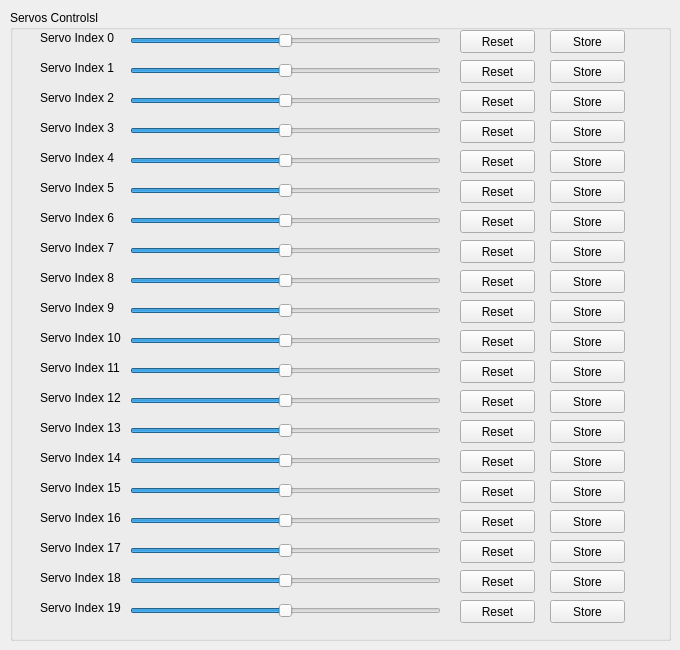
    <widget class="QWidget" name="tab_3">
     <attribute name="title">
      <string>Servos</string>
     </attribute>
     <widget class="QGroupBox" name="groupBox_5">
      <property name="geometry">
       <rect>
        <x>10</x>
        <y>10</y>
        <width>661</width>
        <height>631</height>
       </rect>
      </property>
      <property name="title">
       <string>Servos Controlsl</string>
      </property>
      <widget class="QLabel" name="label_17">
       <property name="geometry">
        <rect>
         <x>30</x>
         <y>260</y>
         <width>81</width>
         <height>16</height>
        </rect>
       </property>
       <property name="text">
        <string>Servo Index 8</string>
       </property>
      </widget>
      <widget class="QLabel" name="label_15">
       <property name="geometry">
        <rect>
         <x>30</x>
         <y>200</y>
         <width>81</width>
         <height>16</height>
        </rect>
       </property>
       <property name="text">
        <string>Servo Index 6</string>
       </property>
      </widget>
      <widget class="QLabel" name="label_28">
       <property name="geometry">
        <rect>
         <x>30</x>
         <y>590</y>
         <width>81</width>
         <height>16</height>
        </rect>
       </property>
       <property name="text">
        <string>Servo Index 19</string>
       </property>
      </widget>
      <widget class="QLabel" name="label_24">
       <property name="geometry">
        <rect>
         <x>30</x>
         <y>470</y>
         <width>81</width>
         <height>16</height>
        </rect>
       </property>
       <property name="text">
        <string>Servo Index 15</string>
       </property>
      </widget>
      <widget class="QLabel" name="label_27">
       <property name="geometry">
        <rect>
         <x>30</x>
         <y>560</y>
         <width>81</width>
         <height>16</height>
        </rect>
       </property>
       <property name="text">
        <string>Servo Index 18</string>
       </property>
      </widget>
      <widget class="QLabel" name="label_19">
       <property name="geometry">
        <rect>
         <x>30</x>
         <y>320</y>
         <width>81</width>
         <height>16</height>
        </rect>
       </property>
       <property name="text">
        <string>Servo Index 10</string>
       </property>
      </widget>
      <widget class="QLabel" name="label_25">
       <property name="geometry">
        <rect>
         <x>30</x>
         <y>500</y>
         <width>81</width>
         <height>16</height>
        </rect>
       </property>
       <property name="text">
        <string>Servo Index 16</string>
       </property>
      </widget>
      <widget class="QLabel" name="label_10">
       <property name="geometry">
        <rect>
         <x>30</x>
         <y>50</y>
         <width>81</width>
         <height>16</height>
        </rect>
       </property>
       <property name="text">
        <string>Servo Index 1</string>
       </property>
      </widget>
      <widget class="QLabel" name="label_23">
       <property name="geometry">
        <rect>
         <x>30</x>
         <y>440</y>
         <width>81</width>
         <height>16</height>
        </rect>
       </property>
       <property name="text">
        <string>Servo Index 14</string>
       </property>
      </widget>
      <widget class="QLabel" name="label_11">
       <property name="geometry">
        <rect>
         <x>30</x>
         <y>80</y>
         <width>81</width>
         <height>16</height>
        </rect>
       </property>
       <property name="text">
        <string>Servo Index 2</string>
       </property>
      </widget>
      <widget class="QLabel" name="label_16">
       <property name="geometry">
        <rect>
         <x>30</x>
         <y>230</y>
         <width>81</width>
         <height>16</height>
        </rect>
       </property>
       <property name="text">
        <string>Servo Index 7</string>
       </property>
      </widget>
      <widget class="QLabel" name="label_12">
       <property name="geometry">
        <rect>
         <x>30</x>
         <y>110</y>
         <width>81</width>
         <height>16</height>
        </rect>
       </property>
       <property name="text">
        <string>Servo Index 3</string>
       </property>
      </widget>
      <widget class="QLabel" name="label_13">
       <property name="geometry">
        <rect>
         <x>30</x>
         <y>140</y>
         <width>81</width>
         <height>16</height>
        </rect>
       </property>
       <property name="text">
        <string>Servo Index 4</string>
       </property>
      </widget>
      <widget class="QLabel" name="label_18">
       <property name="geometry">
        <rect>
         <x>30</x>
         <y>290</y>
         <width>81</width>
         <height>16</height>
        </rect>
       </property>
       <property name="text">
        <string>Servo Index 9</string>
       </property>
      </widget>
      <widget class="QSlider" name="Servo_Index1">
       <property name="geometry">
        <rect>
         <x>120</x>
         <y>50</y>
         <width>311</width>
         <height>22</height>
        </rect>
       </property>
       <property name="maximum">
        <number>4096</number>
       </property>
       <property name="value">
        <number>2048</number>
       </property>
       <property name="orientation">
        <enum>Qt::Horizontal</enum>
       </property>
      </widget>
      <widget class="QLabel" name="label_14">
       <property name="geometry">
        <rect>
         <x>30</x>
         <y>170</y>
         <width>81</width>
         <height>16</height>
        </rect>
       </property>
       <property name="text">
        <string>Servo Index 5</string>
       </property>
      </widget>
      <widget class="QLabel" name="label_20">
       <property name="geometry">
        <rect>
         <x>30</x>
         <y>350</y>
         <width>81</width>
         <height>16</height>
        </rect>
       </property>
       <property name="text">
        <string>Servo Index 11</string>
       </property>
      </widget>
      <widget class="QLabel" name="label_26">
       <property name="geometry">
        <rect>
         <x>30</x>
         <y>530</y>
         <width>81</width>
         <height>16</height>
        </rect>
       </property>
       <property name="text">
        <string>Servo Index 17</string>
       </property>
      </widget>
      <widget class="QLabel" name="label_9">
       <property name="geometry">
        <rect>
         <x>30</x>
         <y>20</y>
         <width>81</width>
         <height>16</height>
        </rect>
       </property>
       <property name="text">
        <string>Servo Index 0</string>
       </property>
      </widget>
      <widget class="QLabel" name="label_21">
       <property name="geometry">
        <rect>
         <x>30</x>
         <y>380</y>
         <width>81</width>
         <height>16</height>
        </rect>
       </property>
       <property name="text">
        <string>Servo Index 12</string>
       </property>
      </widget>
      <widget class="QLabel" name="label_22">
       <property name="geometry">
        <rect>
         <x>30</x>
         <y>410</y>
         <width>81</width>
         <height>16</height>
        </rect>
       </property>
       <property name="text">
        <string>Servo Index 13</string>
       </property>
      </widget>
      <widget class="QSlider" name="horizontalSlider">
       <property name="geometry">
        <rect>
         <x>120</x>
         <y>20</y>
         <width>311</width>
         <height>22</height>
        </rect>
       </property>
       <property name="maximum">
        <number>4096</number>
       </property>
       <property name="value">
        <number>2048</number>
       </property>
       <property name="orientation">
        <enum>Qt::Horizontal</enum>
       </property>
      </widget>
      <widget class="QPushButton" name="pushButton_26">
       <property name="geometry">
        <rect>
         <x>450</x>
         <y>20</y>
         <width>75</width>
         <height>23</height>
        </rect>
       </property>
       <property name="text">
        <string>Reset</string>
       </property>
      </widget>
      <widget class="QPushButton" name="pushButton_27">
       <property name="geometry">
        <rect>
         <x>540</x>
         <y>20</y>
         <width>75</width>
         <height>23</height>
        </rect>
       </property>
       <property name="text">
        <string>Store</string>
       </property>
      </widget>
      <widget class="QPushButton" name="pushButton_28">
       <property name="geometry">
        <rect>
         <x>450</x>
         <y>50</y>
         <width>75</width>
         <height>23</height>
        </rect>
       </property>
       <property name="text">
        <string>Reset</string>
       </property>
      </widget>
      <widget class="QPushButton" name="pushButton_29">
       <property name="geometry">
        <rect>
         <x>540</x>
         <y>50</y>
         <width>75</width>
         <height>23</height>
        </rect>
       </property>
       <property name="text">
        <string>Store</string>
       </property>
      </widget>
      <widget class="QPushButton" name="pushButton_30">
       <property name="geometry">
        <rect>
         <x>450</x>
         <y>80</y>
         <width>75</width>
         <height>23</height>
        </rect>
       </property>
       <property name="text">
        <string>Reset</string>
       </property>
      </widget>
      <widget class="QPushButton" name="pushButton_31">
       <property name="geometry">
        <rect>
         <x>540</x>
         <y>80</y>
         <width>75</width>
         <height>23</height>
        </rect>
       </property>
       <property name="text">
        <string>Store</string>
       </property>
      </widget>
      <widget class="QPushButton" name="pushButton_32">
       <property name="geometry">
        <rect>
         <x>450</x>
         <y>110</y>
         <width>75</width>
         <height>23</height>
        </rect>
       </property>
       <property name="text">
        <string>Reset</string>
       </property>
      </widget>
      <widget class="QPushButton" name="pushButton_33">
       <property name="geometry">
        <rect>
         <x>540</x>
         <y>110</y>
         <width>75</width>
         <height>23</height>
        </rect>
       </property>
       <property name="text">
        <string>Store</string>
       </property>
      </widget>
      <widget class="QPushButton" name="pushButton_34">
       <property name="geometry">
        <rect>
         <x>450</x>
         <y>140</y>
         <width>75</width>
         <height>23</height>
        </rect>
       </property>
       <property name="text">
        <string>Reset</string>
       </property>
      </widget>
      <widget class="QPushButton" name="pushButton_35">
       <property name="geometry">
        <rect>
         <x>540</x>
         <y>140</y>
         <width>75</width>
         <height>23</height>
        </rect>
       </property>
       <property name="text">
        <string>Store</string>
       </property>
      </widget>
      <widget class="QPushButton" name="pushButton_36">
       <property name="geometry">
        <rect>
         <x>450</x>
         <y>260</y>
         <width>75</width>
         <height>23</height>
        </rect>
       </property>
       <property name="text">
        <string>Reset</string>
       </property>
      </widget>
      <widget class="QPushButton" name="pushButton_37">
       <property name="geometry">
        <rect>
         <x>540</x>
         <y>200</y>
         <width>75</width>
         <height>23</height>
        </rect>
       </property>
       <property name="text">
        <string>Store</string>
       </property>
      </widget>
      <widget class="QPushButton" name="pushButton_38">
       <property name="geometry">
        <rect>
         <x>540</x>
         <y>260</y>
         <width>75</width>
         <height>23</height>
        </rect>
       </property>
       <property name="text">
        <string>Store</string>
       </property>
      </widget>
      <widget class="QPushButton" name="pushButton_39">
       <property name="geometry">
        <rect>
         <x>540</x>
         <y>290</y>
         <width>75</width>
         <height>23</height>
        </rect>
       </property>
       <property name="text">
        <string>Store</string>
       </property>
      </widget>
      <widget class="QPushButton" name="pushButton_40">
       <property name="geometry">
        <rect>
         <x>450</x>
         <y>200</y>
         <width>75</width>
         <height>23</height>
        </rect>
       </property>
       <property name="text">
        <string>Reset</string>
       </property>
      </widget>
      <widget class="QPushButton" name="pushButton_41">
       <property name="geometry">
        <rect>
         <x>450</x>
         <y>230</y>
         <width>75</width>
         <height>23</height>
        </rect>
       </property>
       <property name="text">
        <string>Reset</string>
       </property>
      </widget>
      <widget class="QPushButton" name="pushButton_42">
       <property name="geometry">
        <rect>
         <x>540</x>
         <y>230</y>
         <width>75</width>
         <height>23</height>
        </rect>
       </property>
       <property name="text">
        <string>Store</string>
       </property>
      </widget>
      <widget class="QPushButton" name="pushButton_43">
       <property name="geometry">
        <rect>
         <x>450</x>
         <y>170</y>
         <width>75</width>
         <height>23</height>
        </rect>
       </property>
       <property name="text">
        <string>Reset</string>
       </property>
      </widget>
      <widget class="QPushButton" name="pushButton_44">
       <property name="geometry">
        <rect>
         <x>450</x>
         <y>290</y>
         <width>75</width>
         <height>23</height>
        </rect>
       </property>
       <property name="text">
        <string>Reset</string>
       </property>
      </widget>
      <widget class="QPushButton" name="pushButton_45">
       <property name="geometry">
        <rect>
         <x>540</x>
         <y>170</y>
         <width>75</width>
         <height>23</height>
        </rect>
       </property>
       <property name="text">
        <string>Store</string>
       </property>
      </widget>
      <widget class="QPushButton" name="pushButton_46">
       <property name="geometry">
        <rect>
         <x>450</x>
         <y>410</y>
         <width>75</width>
         <height>23</height>
        </rect>
       </property>
       <property name="text">
        <string>Reset</string>
       </property>
      </widget>
      <widget class="QPushButton" name="pushButton_47">
       <property name="geometry">
        <rect>
         <x>540</x>
         <y>350</y>
         <width>75</width>
         <height>23</height>
        </rect>
       </property>
       <property name="text">
        <string>Store</string>
       </property>
      </widget>
      <widget class="QPushButton" name="pushButton_48">
       <property name="geometry">
        <rect>
         <x>540</x>
         <y>410</y>
         <width>75</width>
         <height>23</height>
        </rect>
       </property>
       <property name="text">
        <string>Store</string>
       </property>
      </widget>
      <widget class="QPushButton" name="pushButton_49">
       <property name="geometry">
        <rect>
         <x>540</x>
         <y>440</y>
         <width>75</width>
         <height>23</height>
        </rect>
       </property>
       <property name="text">
        <string>Store</string>
       </property>
      </widget>
      <widget class="QPushButton" name="pushButton_50">
       <property name="geometry">
        <rect>
         <x>450</x>
         <y>350</y>
         <width>75</width>
         <height>23</height>
        </rect>
       </property>
       <property name="text">
        <string>Reset</string>
       </property>
      </widget>
      <widget class="QPushButton" name="pushButton_51">
       <property name="geometry">
        <rect>
         <x>450</x>
         <y>380</y>
         <width>75</width>
         <height>23</height>
        </rect>
       </property>
       <property name="text">
        <string>Reset</string>
       </property>
      </widget>
      <widget class="QPushButton" name="pushButton_52">
       <property name="geometry">
        <rect>
         <x>540</x>
         <y>380</y>
         <width>75</width>
         <height>23</height>
        </rect>
       </property>
       <property name="text">
        <string>Store</string>
       </property>
      </widget>
      <widget class="QPushButton" name="pushButton_53">
       <property name="geometry">
        <rect>
         <x>450</x>
         <y>320</y>
         <width>75</width>
         <height>23</height>
        </rect>
       </property>
       <property name="text">
        <string>Reset</string>
       </property>
      </widget>
      <widget class="QPushButton" name="pushButton_54">
       <property name="geometry">
        <rect>
         <x>450</x>
         <y>440</y>
         <width>75</width>
         <height>23</height>
        </rect>
       </property>
       <property name="text">
        <string>Reset</string>
       </property>
      </widget>
      <widget class="QPushButton" name="pushButton_55">
       <property name="geometry">
        <rect>
         <x>540</x>
         <y>320</y>
         <width>75</width>
         <height>23</height>
        </rect>
       </property>
       <property name="text">
        <string>Store</string>
       </property>
      </widget>
      <widget class="QPushButton" name="pushButton_56">
       <property name="geometry">
        <rect>
         <x>450</x>
         <y>560</y>
         <width>75</width>
         <height>23</height>
        </rect>
       </property>
       <property name="text">
        <string>Reset</string>
       </property>
      </widget>
      <widget class="QPushButton" name="pushButton_57">
       <property name="geometry">
        <rect>
         <x>540</x>
         <y>500</y>
         <width>75</width>
         <height>23</height>
        </rect>
       </property>
       <property name="text">
        <string>Store</string>
       </property>
      </widget>
      <widget class="QPushButton" name="pushButton_58">
       <property name="geometry">
        <rect>
         <x>540</x>
         <y>560</y>
         <width>75</width>
         <height>23</height>
        </rect>
       </property>
       <property name="text">
        <string>Store</string>
       </property>
      </widget>
      <widget class="QPushButton" name="pushButton_59">
       <property name="geometry">
        <rect>
         <x>540</x>
         <y>590</y>
         <width>75</width>
         <height>23</height>
        </rect>
       </property>
       <property name="text">
        <string>Store</string>
       </property>
      </widget>
      <widget class="QPushButton" name="pushButton_60">
       <property name="geometry">
        <rect>
         <x>450</x>
         <y>500</y>
         <width>75</width>
         <height>23</height>
        </rect>
       </property>
       <property name="text">
        <string>Reset</string>
       </property>
      </widget>
      <widget class="QPushButton" name="pushButton_61">
       <property name="geometry">
        <rect>
         <x>450</x>
         <y>530</y>
         <width>75</width>
         <height>23</height>
        </rect>
       </property>
       <property name="text">
        <string>Reset</string>
       </property>
      </widget>
      <widget class="QPushButton" name="pushButton_62">
       <property name="geometry">
        <rect>
         <x>540</x>
         <y>530</y>
         <width>75</width>
         <height>23</height>
        </rect>
       </property>
       <property name="text">
        <string>Store</string>
       </property>
      </widget>
      <widget class="QPushButton" name="pushButton_63">
       <property name="geometry">
        <rect>
         <x>450</x>
         <y>470</y>
         <width>75</width>
         <height>23</height>
        </rect>
       </property>
       <property name="text">
        <string>Reset</string>
       </property>
      </widget>
      <widget class="QPushButton" name="pushButton_64">
       <property name="geometry">
        <rect>
         <x>450</x>
         <y>590</y>
         <width>75</width>
         <height>23</height>
        </rect>
       </property>
       <property name="text">
        <string>Reset</string>
       </property>
      </widget>
      <widget class="QPushButton" name="pushButton_65">
       <property name="geometry">
        <rect>
         <x>540</x>
         <y>470</y>
         <width>75</width>
         <height>23</height>
        </rect>
       </property>
       <property name="text">
        <string>Store</string>
       </property>
      </widget>
      <widget class="QSlider" name="Servo_Index1_2">
       <property name="geometry">
        <rect>
         <x>120</x>
         <y>80</y>
         <width>311</width>
         <height>22</height>
        </rect>
       </property>
       <property name="maximum">
        <number>4096</number>
       </property>
       <property name="value">
        <number>2048</number>
       </property>
       <property name="orientation">
        <enum>Qt::Horizontal</enum>
       </property>
      </widget>
      <widget class="QSlider" name="Servo_Index1_3">
       <property name="geometry">
        <rect>
         <x>120</x>
         <y>110</y>
         <width>311</width>
         <height>22</height>
        </rect>
       </property>
       <property name="maximum">
        <number>4096</number>
       </property>
       <property name="value">
        <number>2048</number>
       </property>
       <property name="orientation">
        <enum>Qt::Horizontal</enum>
       </property>
      </widget>
      <widget class="QSlider" name="Servo_Index1_4">
       <property name="geometry">
        <rect>
         <x>120</x>
         <y>170</y>
         <width>311</width>
         <height>22</height>
        </rect>
       </property>
       <property name="maximum">
        <number>4096</number>
       </property>
       <property name="value">
        <number>2048</number>
       </property>
       <property name="orientation">
        <enum>Qt::Horizontal</enum>
       </property>
      </widget>
      <widget class="QSlider" name="horizontalSlider_2">
       <property name="geometry">
        <rect>
         <x>120</x>
         <y>140</y>
         <width>311</width>
         <height>22</height>
        </rect>
       </property>
       <property name="maximum">
        <number>4096</number>
       </property>
       <property name="value">
        <number>2048</number>
       </property>
       <property name="orientation">
        <enum>Qt::Horizontal</enum>
       </property>
      </widget>
      <widget class="QSlider" name="Servo_Index1_5">
       <property name="geometry">
        <rect>
         <x>120</x>
         <y>230</y>
         <width>311</width>
         <height>22</height>
        </rect>
       </property>
       <property name="maximum">
        <number>4096</number>
       </property>
       <property name="value">
        <number>2048</number>
       </property>
       <property name="orientation">
        <enum>Qt::Horizontal</enum>
       </property>
      </widget>
      <widget class="QSlider" name="Servo_Index1_6">
       <property name="geometry">
        <rect>
         <x>120</x>
         <y>200</y>
         <width>311</width>
         <height>22</height>
        </rect>
       </property>
       <property name="maximum">
        <number>4096</number>
       </property>
       <property name="value">
        <number>2048</number>
       </property>
       <property name="orientation">
        <enum>Qt::Horizontal</enum>
       </property>
      </widget>
      <widget class="QSlider" name="Servo_Index1_7">
       <property name="geometry">
        <rect>
         <x>120</x>
         <y>290</y>
         <width>311</width>
         <height>22</height>
        </rect>
       </property>
       <property name="maximum">
        <number>4096</number>
       </property>
       <property name="value">
        <number>2048</number>
       </property>
       <property name="orientation">
        <enum>Qt::Horizontal</enum>
       </property>
      </widget>
      <widget class="QSlider" name="horizontalSlider_3">
       <property name="geometry">
        <rect>
         <x>120</x>
         <y>260</y>
         <width>311</width>
         <height>22</height>
        </rect>
       </property>
       <property name="maximum">
        <number>4096</number>
       </property>
       <property name="value">
        <number>2048</number>
       </property>
       <property name="orientation">
        <enum>Qt::Horizontal</enum>
       </property>
      </widget>
      <widget class="QSlider" name="Servo_Index1_8">
       <property name="geometry">
        <rect>
         <x>120</x>
         <y>350</y>
         <width>311</width>
         <height>22</height>
        </rect>
       </property>
       <property name="maximum">
        <number>4096</number>
       </property>
       <property name="value">
        <number>2048</number>
       </property>
       <property name="orientation">
        <enum>Qt::Horizontal</enum>
       </property>
      </widget>
      <widget class="QSlider" name="Servo_Index1_9">
       <property name="geometry">
        <rect>
         <x>120</x>
         <y>320</y>
         <width>311</width>
         <height>22</height>
        </rect>
       </property>
       <property name="maximum">
        <number>4096</number>
       </property>
       <property name="value">
        <number>2048</number>
       </property>
       <property name="orientation">
        <enum>Qt::Horizontal</enum>
       </property>
      </widget>
      <widget class="QSlider" name="Servo_Index1_10">
       <property name="geometry">
        <rect>
         <x>120</x>
         <y>500</y>
         <width>311</width>
         <height>22</height>
        </rect>
       </property>
       <property name="maximum">
        <number>4096</number>
       </property>
       <property name="value">
        <number>2048</number>
       </property>
       <property name="orientation">
        <enum>Qt::Horizontal</enum>
       </property>
      </widget>
      <widget class="QSlider" name="Servo_Index1_11">
       <property name="geometry">
        <rect>
         <x>120</x>
         <y>530</y>
         <width>311</width>
         <height>22</height>
        </rect>
       </property>
       <property name="maximum">
        <number>4096</number>
       </property>
       <property name="value">
        <number>2048</number>
       </property>
       <property name="orientation">
        <enum>Qt::Horizontal</enum>
       </property>
      </widget>
      <widget class="QSlider" name="Servo_Index1_12">
       <property name="geometry">
        <rect>
         <x>120</x>
         <y>410</y>
         <width>311</width>
         <height>22</height>
        </rect>
       </property>
       <property name="maximum">
        <number>4096</number>
       </property>
       <property name="value">
        <number>2048</number>
       </property>
       <property name="orientation">
        <enum>Qt::Horizontal</enum>
       </property>
      </widget>
      <widget class="QSlider" name="horizontalSlider_4">
       <property name="geometry">
        <rect>
         <x>120</x>
         <y>440</y>
         <width>311</width>
         <height>22</height>
        </rect>
       </property>
       <property name="maximum">
        <number>4096</number>
       </property>
       <property name="value">
        <number>2048</number>
       </property>
       <property name="orientation">
        <enum>Qt::Horizontal</enum>
       </property>
      </widget>
      <widget class="QSlider" name="Servo_Index1_13">
       <property name="geometry">
        <rect>
         <x>120</x>
         <y>380</y>
         <width>311</width>
         <height>22</height>
        </rect>
       </property>
       <property name="maximum">
        <number>4096</number>
       </property>
       <property name="value">
        <number>2048</number>
       </property>
       <property name="orientation">
        <enum>Qt::Horizontal</enum>
       </property>
      </widget>
      <widget class="QSlider" name="Servo_Index1_14">
       <property name="geometry">
        <rect>
         <x>120</x>
         <y>470</y>
         <width>311</width>
         <height>22</height>
        </rect>
       </property>
       <property name="maximum">
        <number>4096</number>
       </property>
       <property name="value">
        <number>2048</number>
       </property>
       <property name="orientation">
        <enum>Qt::Horizontal</enum>
       </property>
      </widget>
      <widget class="QSlider" name="Servo_Index1_15">
       <property name="geometry">
        <rect>
         <x>120</x>
         <y>560</y>
         <width>311</width>
         <height>22</height>
        </rect>
       </property>
       <property name="maximum">
        <number>4096</number>
       </property>
       <property name="value">
        <number>2048</number>
       </property>
       <property name="orientation">
        <enum>Qt::Horizontal</enum>
       </property>
      </widget>
      <widget class="QSlider" name="Servo_Index1_16">
       <property name="geometry">
        <rect>
         <x>120</x>
         <y>590</y>
         <width>311</width>
         <height>22</height>
        </rect>
       </property>
       <property name="maximum">
        <number>4096</number>
       </property>
       <property name="value">
        <number>2048</number>
       </property>
       <property name="orientation">
        <enum>Qt::Horizontal</enum>
       </property>
      </widget>
     </widget>
    </widget>
